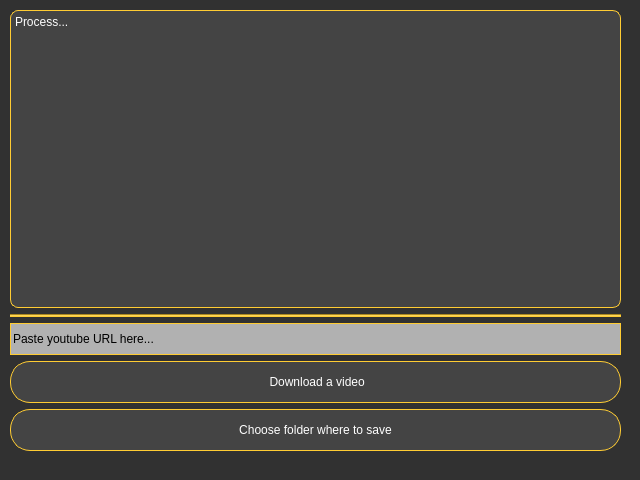
<?xml version="1.0" encoding="UTF-8"?>
<ui version="4.0">
 <class>YTDownloader</class>
 <widget class="QMainWindow" name="YTDownloader">
  <property name="geometry">
   <rect>
    <x>0</x>
    <y>0</y>
    <width>640</width>
    <height>480</height>
   </rect>
  </property>
  <property name="minimumSize">
   <size>
    <width>640</width>
    <height>480</height>
   </size>
  </property>
  <property name="maximumSize">
   <size>
    <width>640</width>
    <height>480</height>
   </size>
  </property>
  <property name="windowTitle">
   <string>MainWindow</string>
  </property>
  <property name="windowIcon">
   <iconset>
    <normaloff>assets/logo.png</normaloff>assets/logo.png</iconset>
  </property>
  <property name="styleSheet">
   <string notr="true">background-color: rgb(49, 49, 49);</string>
  </property>
  <widget class="QWidget" name="centralwidget">
   <property name="minimumSize">
    <size>
     <width>640</width>
     <height>480</height>
    </size>
   </property>
   <property name="maximumSize">
    <size>
     <width>640</width>
     <height>480</height>
    </size>
   </property>
   <widget class="QWidget" name="verticalLayoutWidget">
    <property name="geometry">
     <rect>
      <x>10</x>
      <y>10</y>
      <width>611</width>
      <height>441</height>
     </rect>
    </property>
    <property name="locale">
     <locale language="English" country="UnitedStates"/>
    </property>
    <layout class="QVBoxLayout" name="verticalLayout">
     <item>
      <layout class="QVBoxLayout" name="verticalLayout_3">
       <item>
        <widget class="QPlainTextEdit" name="plainTextEdit">
         <property name="styleSheet">
          <string notr="true">QPlainTextEdit{
	background-color: rgb(68, 68, 68);
	color: #fefefe;
	border-width: 1px;
	border-color: #ffcc33;
	border-style: solid;
	border-radius: 8px;
	height: 20px;
}

</string>
         </property>
         <property name="plainText">
          <string>Process...</string>
         </property>
        </widget>
       </item>
       <item>
        <widget class="Line" name="line">
         <property name="styleSheet">
          <string notr="true">background-color: rgb(255, 204, 51);</string>
         </property>
         <property name="orientation">
          <enum>Qt::Horizontal</enum>
         </property>
        </widget>
       </item>
      </layout>
     </item>
     <item>
      <widget class="QLineEdit" name="lineEdit">
       <property name="mouseTracking">
        <bool>false</bool>
       </property>
       <property name="styleSheet">
        <string notr="true">background-color: rgb(177, 177, 177);
color: #000;
border-width: 1px;
border-color: #ffcc33;
border-style: solid;
height: 30px;</string>
       </property>
       <property name="text">
        <string>Paste youtube URL here...</string>
       </property>
      </widget>
     </item>
     <item>
      <widget class="QPushButton" name="pushButton_2">
       <property name="mouseTracking">
        <bool>false</bool>
       </property>
       <property name="styleSheet">
        <string notr="true">QPushButton{
	background-color: rgb(68, 68, 68);
	color: #fff;
	border-width: 1px;
	border-color: #ffcc33;
	border-style: solid;
	border-radius: 20px;
	height: 40;
}

QPushButton:hover {
	background-color: #646464;
	color: #fff;
	border-width: 1px;	
	border-color: #ffcc33;
	border-style: solid;
	border-radius: 20px;
	height: 40;
}

QPushButton:pressed {
	background-color:#fff;
	color: #000;
	border-width: 1px;	
	border-color: #ffcc33;
	border-style: solid;
	border-radius: 20px;
	height: 40;
}</string>
       </property>
       <property name="locale">
        <locale language="English" country="UnitedStates"/>
       </property>
       <property name="text">
        <string> Download a video</string>
       </property>
      </widget>
     </item>
     <item>
      <widget class="QPushButton" name="pushButton">
       <property name="mouseTracking">
        <bool>false</bool>
       </property>
       <property name="styleSheet">
        <string notr="true">QPushButton{
	background-color: rgb(68, 68, 68);
	color: #fff;
	border-width: 1px;
	border-color: #ffcc33;
	border-style: solid;
	border-radius: 20px;
	height: 40;
}

QPushButton:hover {
	background-color: #646464;
	color: rgb(100, 100, 100);
	color: #fff;
	border-width: 1px;	
	border-color: #ffcc33;
	border-style: solid;
	border-radius: 20px;
	height: 40;
}

QPushButton:pressed {
	background-color:#fff;
	color: #000;
	border-width: 1px;	
	border-color: #ffcc33;
	border-style: solid;
	border-radius: 20px;
	height: 40;
}</string>
       </property>
       <property name="locale">
        <locale language="English" country="UnitedStates"/>
       </property>
       <property name="text">
        <string>Choose folder where to save</string>
       </property>
      </widget>
     </item>
    </layout>
   </widget>
  </widget>
 </widget>
 <resources/>
 <connections/>
</ui>
